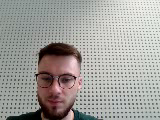
#> input picture frame 69 of Examples/myVideo.avi, 160 x 120 px, given in place of the camera
$ jupyter execute Bild_01-01g_Video2.ipynb   (shell and % lines are left out)
#> lines starting #> are read from the running program, lines starting #| are printed output that depends on the picture
[cell 1]
import sys
import cv2

[cell 2]
# --------------------------------------------------------------------------------
def resizeForDisplay(img, rows=600, cols=600):
    out = img.copy()
    while (out.shape[0] > rows) or (out.shape[1] > cols):
        out = cv2.resize(
            out, (int(out.shape[1]/1.4), int(out.shape[0]/1.4)), cv2.INTER_AREA)
    return out

[cell 3]
# Open video capture device 0. A name as argument can be used for video files
cam = cv2.VideoCapture(0)

# Exit if device is not available
if cam.isOpened() == False:
    print('Camera not available')
    sys.exit(-1)

# Get capture size
size = (int(cam.get(cv2.CAP_PROP_FRAME_WIDTH)),
        int(cam.get(cv2.CAP_PROP_FRAME_HEIGHT)))

# Get no of frames per second
fps = (int(cam.get(cv2.CAP_PROP_FPS)))
if fps <= 0:     # Reading the fps is not always supported
    fps = 25

# Only a downscaled version will be displayed and saved
displaySize = (int(size[0]/4), int(size[1]/4))

print('Grabbed size: %dx%d'%(size[0], size[1]))
print('Video size: %dx%d'%(displaySize[0], displaySize[1]))
print('Video fps: %d'%(fps))

[cell 4]
# Open the output stream
fourcc = cv2.VideoWriter_fourcc(*'XVID')

out = cv2.VideoWriter('myVideo.avi', fourcc, fps, displaySize)

[cell 5]
# Open and position the video window
cv2.namedWindow('Video', cv2.WINDOW_AUTOSIZE)
cv2.moveWindow('Video', 0, 0)

# Read from capture device. Scale, flip and display the video
while True:
    grabbed, frame = cam.read()
#> frame is the input picture: shape (120, 160, 3); mean B, G, R 156.1, 160, 161.9
    if not grabbed:
        break

    frame = cv2.resize(frame, displaySize)
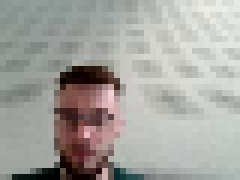
#> frame: shape (30, 40, 3) (shown 6 times larger); mean B, G, R 159.2, 163.1, 165
    frame = cv2.flip(frame, 1)
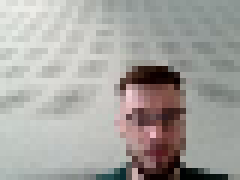
#> frame: shape (30, 40, 3) (shown 6 times larger); mean B, G, R 159.2, 163.1, 165

    cv2.imshow('Video', resizeForDisplay(frame))
    out.write(frame)

    key = cv2.waitKey(1)
#> (key q is pressed here)
    if key == ord('q'):
        break

cv2.imwrite('lastframe.jpg', frame)
out.release()

cv2.destroyAllWindows()

$ run again, starting later in the video
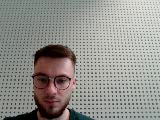
#> input picture frame 310 of Examples/myVideo.avi, 160 x 120 px, given in place of the camera
#> frame is the input picture: shape (120, 160, 3); mean B, G, R 140.8, 145.3, 147
#> `frame = cv2.resize(frame, displaySize)`:
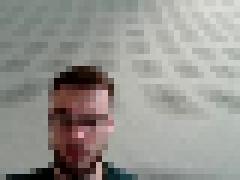
#> frame: shape (30, 40, 3) (shown 6 times larger); mean B, G, R 143.4, 147.9, 149.7
#> `frame = cv2.flip(frame, 1)`:
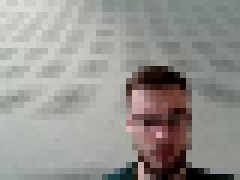
#> frame: shape (30, 40, 3) (shown 6 times larger); mean B, G, R 143.4, 147.9, 149.7

$ run again, starting later in the video
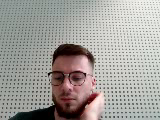
#> input picture frame 552 of Examples/myVideo.avi, 160 x 120 px, given in place of the camera
#> frame is the input picture: shape (120, 160, 3); mean B, G, R 154.3, 158.6, 162
#> `frame = cv2.resize(frame, displaySize)`:
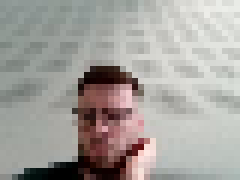
#> frame: shape (30, 40, 3) (shown 6 times larger); mean B, G, R 156.7, 161, 164.4
#> `frame = cv2.flip(frame, 1)`:
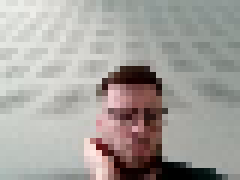
#> frame: shape (30, 40, 3) (shown 6 times larger); mean B, G, R 156.7, 161, 164.4
